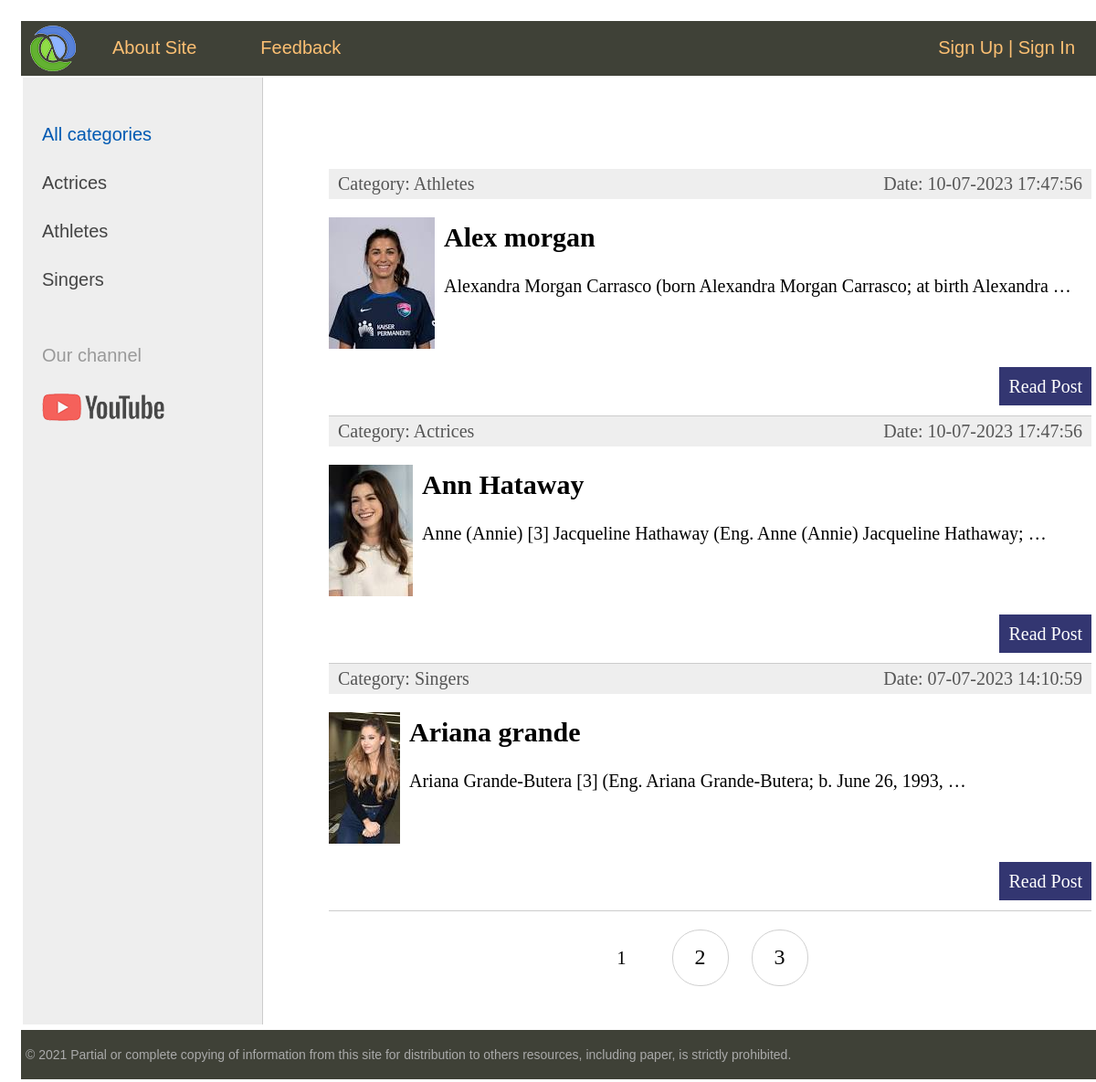
The page / on the database its author committed.
### women/models.py (models this page shows, shortened)
class Category(models.Model):
    name = models.CharField(max_length=255, db_index=True)
    slug = models.SlugField(max_length=255, unique=True, db_index=True, verbose_name='URL')
    def __str__(self):
        return self.name
    def get_absolute_url(self):
        return reverse('show-women-by-category', kwargs={'category_slug': self.slug})

class Women(models.Model):
    title = models.CharField(max_length=255)
    slug = models.SlugField(max_length=255, unique=True, db_index=True, verbose_name='URL')
    content = models.TextField(blank=True)
    photo = models.ImageField(upload_to="photos/%Y/%m/%d/", null=True)
    time_create = models.DateTimeField(auto_now_add=True)
    time_update = models.DateTimeField(auto_now=True)
    is_published = models.BooleanField(default=True)
    category = models.ForeignKey('Category', on_delete=models.CASCADE)
    def get_absolute_url(self):
        return reverse('read-article', kwargs={'article_slug': self.slug})
    class Meta:
        ordering = ["title"]

### women/views.py (the view)
# urls.py: path('', WomenHome.as_view(), name="home"),
class WomenHome(DataMixin, ListView):
    model = Women
    template_name = 'women/index.html'
    context_object_name = 'women'
    def get_context_data(self, *, object_list=None, **kwargs):
        context = super().get_context_data(**kwargs)
        c_def = self.get_user_context(title='Main Page')
        return dict(list(context.items()) + list(c_def.items()))
    def get_queryset(self):
        return Women.objects.filter(is_published=True).select_related('category')

### women/utils.py (called while the page is built)
    def get_user_context(self, **kwargs):
        context = kwargs
        categories = cache.get('categories')
        if not categories:
            categories = Category.objects.annotate(Count('women'))
            cache.set('categories', categories, 60)
        user_menu = menu.copy()
        if not self.request.user.is_authenticated:
            user_menu.pop(1)
        context['menu'] = user_menu
        context['categories'] = categories
        if 'category_selected' not in context:
            context['category_selected'] = 0
        return context

### women/templates/women/index.html (shortened to what this page needs)
{% extends 'women/base.html' %}
{% block content%}
    <ul class="list-articles">
        {% for w in women %}
            <li>
                <div class="article-panel">
                    <p class="first">Category: {{w.category}}</p>
                    <p class="last">Date: {{w.time_update|date:"d-m-Y H:i:s"}}</p>
                </div>
                {% if w.photo %}
                    <p><img src="{{ w.photo.url }}" class="img-article-left thumb"></p>
                {% endif %}
                <h2>{{w.title}}</h2>
                <p>{{w.content|linebreaks|truncatewords:10}}</p>
                <p class="link-read-post"><a href="{{ w.get_absolute_url }}">Read Post</a></p>
            </li>
        {% endfor %}
    </ul>
{% endblock %}

### women/templates/women/base.html (shortened to what this page needs)
{% load static %}
{% load women_tags %}
<!DOCTYPE html>
<html lang="en">
<head>
    <link type="text/css" href="{% static 'women/css/style.css' %}" rel="stylesheet">
</head>
<body>
<table class="table-page">
    <tr>
        <td>
            {% block mainmenu %}
                <div class="header">
                    <ul id="mainmenu" class="mainmenu">
                        <li class="logo">
                            <a href="{% url 'home' %}">
                                <div class="logo"></div>
                            </a>
                        </li>
                        {% for m in menu %}
                                <li><a href="{% url m.url_name %}">{{m.title}}</a></li>
                        {% endfor %}
                        {% if request.user.is_authenticated %}
                            <li class="last">{{user.username}} | <a href="{% url 'logout'%}">Log Out</a></li>
                        {% else %}
                            <li class="last"><a href="{% url 'sign-up' %}">Sign Up</a> | <a href="{% url 'sign-in'%}">Sign In</a></li>
                        {%endif%}
                    </ul>
                </div>
            {% endblock mainmenu %}
            <table class="table-content">
                <tr>
                    <td valign="top" class="left-chapters">
                        <ul id="leftchapters">
                            {% if category_selected != 0 %}
                                <li class="selected"><a href="{% url 'home' %}">All categories</a></li>
                            {% else %}
                                <li class="selected">All categories</li>
                            {% endif %}
                            {% for cat in categories %}
                                {% if cat.women__count > 0 %}
                                    {% if category_selected != cat.pk %}
                                        <li><a href="{{ cat.get_absolute_url }}">{{ cat.name }}</a></li>
                                    {% else %}
                                        <li class="selected">{{ cat.name }}</li>
                                    {% endif %}
                                {% endif %}
                            {% endfor %}
                            <li class="share">
                                <p>Our channel</p>
                                <a class="share-yt"
                                   href="https://www.youtube.com/channel/UClJzWfGWuGJL2t-3dYKcHTA/playlists"
                                   target="_blank" rel="nofollow"></a>
                            </li>
                        </ul>
                    </td>
                    <td valign="top" class="content">
                        <div class="content-text">
                            {% block content %}
                            {% endblock %}
                            {% if page_obj.has_other_pages %}
                            <nav class="list-pages">
                                <ul>
                                    {% for p in paginator.page_range %}
                                        {% if page_obj.number == p %}
                                            <li class="page-num page-num-selected">{{ p }}</li>
                                        {% elif p >= page_obj.number|add:-2 and p <= page_obj.number|add:2  %}
                                             <li class="page-num">
                                                <a href="?page={{ p }}">{{ p }}</a>
                                            </li>
                                        {% endif%}
                                    {% endfor %}
                                </ul>
                            </nav>
                            {% endif%}
                        </div>
                    </td>
                </tr>
            </table>
        </td>
    </tr>
    <tr>
        <td valign=top>
            <div id="footer">
                <p>&copy; 2021 Partial or complete copying of information from this site for distribution to others
                    resources, including paper, is strictly prohibited.</p>
            </div>
        </td>
    </tr>
</table>
</body>
</html>

### women/static/women/css/style.css (style rules this page uses)
html, body { font-family: 'Arial', sans-serif; margin: 10px; padding: 0; height: 100%; width: 100%; color: #444; }
a { color: #0059b2; text-decoration: none; }
img { max-width: 600px; height: auto; }
img.img-article-left { max-width: 300px; height: auto; float: left; padding: 0 10px 10px 0; }
img.img-article-left.thumb { max-width: 150px; height: auto; }
p.link-read-post { text-align: right; }
p.link-read-post a { padding: 10px; min-width: 100px; background: #333671; color: #fff; text-decoration: none; }
div.article-panel { background: #eee; padding: 5px 10px 5px 10px; box-sizing: border-box; overflow: hidden; color: #555; }
div.article-panel p.first { margin: 0; float: left; }
div.article-panel p.last { margin: 0; float: right; }
ul.list-articles { list-style: none; margin: 0; padding: 0; }
ul.list-articles li { border-bottom: 1px solid #ccc; }
.table-page { width: 100%; height: 100%; vertical-align: top; }
.table-page tr { height: 100%; }
.header { background: #3F4137; height: 60px; }
.logo { background: url('../images/logo.png') no-repeat 10px 5px; width: 70px; height: 60px; }
ul.mainmenu { list-style: none; margin: 0; padding: 0; height: 60px; color: #fdc073; font-size: 20px; overflow: hidden; }
ul.mainmenu li { float: left; margin: 18px 40px 0 30px; }
ul.mainmenu li.logo { margin: 0; }
ul.mainmenu li.last { float: right; }
ul.mainmenu li a { color: #fdc073; text-decoration: none; }
.table-content { width: 100%; min-height: 100%; height: 100%; }
.left-chapters { margin: 0; background: #eee; border-right: 1px solid #ccc; min-height: 100%; }
.left-chapters ul { width: 230px; min-height: 100%; margin: 0; padding: 20px 10px 10px 20px; list-style: none; font-size: 20px; }
.left-chapters ul li { margin: 30px 0 0 0; color: #999; }
.left-chapters ul li.selected { color: #0059b2; }
.left-chapters ul li a { color: #444; text-decoration: none; }
.left-chapters ul li.share { margin: 60px 0 0 0; }
.left-chapters ul li.share p { margin: 30px 0 30px 0; }
.left-chapters ul li.share a { display: inline-block; width: 40px; height: 40px; margin: 0 20px 0 0; }
.left-chapters ul li.share a.share-yt { width: 100%; height: 30px; background: url('../images/share_yt.png') no-repeat 0 0 }
.content { padding: 40px 20px 20px 40px; width: 100%; box-sizing: border-box; }
.content-text { margin: 60px 0 0 30px; color: #000; font-size: 20px; font-family: Yandex Sans Display Light; }
#footer { box-sizing: border-box; background: #3F4137; padding: 5px; color: #aaa; font-size: 14px; font-family: Verdana, Geneva, Arial, Helvetica; text-align: left; overflow: hidden; }
.list-pages { text-align: center; margin: 0 0 20px 0; }
.list-pages ul { margin: 20px 0 0 0; padding: 0; list-style: none; }
.list-pages ul li { display: inline-block; margin: 0 20px 0 0; }
.list-pages a { color: #000; font-size: 24px; text-decoration: none; }
.list-pages .page-num, .page-num-selected { display: inline-block; width: 60px; height: 44px; padding: 16px 0 0 0; border: 1px solid #d0d0d0; border-radius: 30px; }
.list-pages .page-num-selected { border: none; color: #000; font-size: 20px; }

### rows shown on the page
Category: name "Actrices"
Category: name "Athletes"
Category: name "Singers"
Women: category "Athletes", time_update "10-07-2023 17:47:56", photo (picture), title "Alex morgan", content "Alexandra Morgan Carrasco (born Alexandra Morgan Carrasco; at birth Alexandra …"
Women: category "Actrices", time_update "10-07-2023 17:47:56", photo (picture), title "Ann Hataway", content "Anne (Annie) [3] Jacqueline Hathaway (Eng. Anne (Annie) Jacqueline Hathaway; …"
Women: category "Singers", time_update "07-07-2023 14:10:59", photo (picture), title "Ariana grande", content "Ariana Grande-Butera [3] (Eng. Ariana Grande-Butera; b. June 26, 1993, …"

### other values the page prints
{{ m.title }} "About Site" "Feedback"
{{ p }} "1"
{{ p }} "2" "3"
